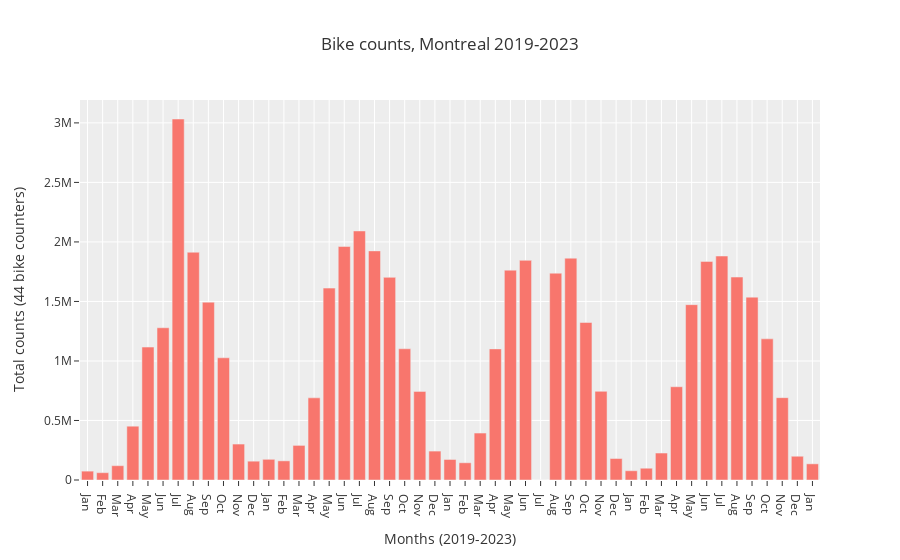

Notebook source saved alongside this figure:
### Code cell
# Bar plot of bike counts for each month between January 2019 and January 2023, inclusively 

fig1 = px.bar(df0, x=df0.index, y='Sum', title="Bike counts, Montreal 2019-2023", template='ggplot2')
fig1.update_xaxes(title_text='Months', tickvals=df0.index, ticktext=df0['Month'].tolist())
fig1.update_layout(xaxis_title="Months (2019-2023)", yaxis_title="Total counts (44 bike counters)")
fig1.show()
fig1.write_image('fig-barplot_bikes_per_year_2019-2023.png')

### Figure 1 — Plotly figure (JSON) as saved in the notebook; plotly's stock layout.template omitted (floating-point values rounded to 4 significant figures)
{"data": [{"alignmentgroup": "True", "hovertemplate": "index=%{x}<br>Sum=%{y}<extra></extra>", "legendgroup": "", "marker": {"color": "#F8766D", "pattern": {"shape": ""}}, "name": "", "offsetgroup": "", "orientation": "v", "showlegend": false, "textposition": "auto", "type": "bar", "x": [0, 1, 2, 3, 4, 5, 6, 7, 8, 9, 10, 11, 12, 13, 14, 15, 16, 17, 18, 19, 20, 21, 22, 23, 24, 25, 26, 27, 28, 29, 30, 31, 32, 33, 34, 35, 36, 37, 38, 39, 40, 41, 42, 43, 44, 45, 46, 47, 48], "xaxis": "x", "y": [74556, 61388, 120259, 451998, 1116698, 1278902, 3032760, 1913359, 1494151, 1026523, 301892, 158141, 173849, 160788, 290671, 690261, 1611964, 1961497, 2092364, 1924851, 1702479, 1102255, 744513, 242859, 172424, 144675, 394476, 1101430, 1762830, 1845308, 0, 1737436, 1863476, 1323118, 744853, 180465, 77769, 98877, 226614, 783321, 1473144, 1836241, 1881615, 1704796, 1536096, 1185755, 691778, 199537, 135825], "yaxis": "y"}], "layout": {"barmode": "relative", "legend": {"tracegroupgap": 0}, "title": {"text": "Bike counts, Montreal 2019-2023"}, "xaxis": {"anchor": "y", "domain": [0, 1], "ticktext": ["Jan", "Feb", "Mar", "Apr", "May", "Jun", "Jul", "Aug", "Sep", "Oct", "Nov", "Dec", "Jan", "Feb", "Mar", "Apr", "May", "Jun", "Jul", "Aug", "Sep", "Oct", "Nov", "Dec", "Jan", "Feb", "Mar", "Apr", "May", "Jun", "Jul", "Aug", "Sep", "Oct", "Nov", "Dec", "Jan", "Feb", "Mar", "Apr", "May", "Jun", "Jul", "Aug", "Sep", "Oct", "Nov", "Dec", "Jan"], "tickvals": [0, 1, 2, 3, 4, 5, 6, 7, 8, 9, 10, 11, 12, 13, 14, 15, 16, 17, 18, 19, 20, 21, 22, 23, 24, 25, 26, 27, 28, 29, 30, 31, 32, 33, 34, 35, 36, 37, 38, 39, 40, 41, 42, 43, 44, 45, 46, 47, 48], "title": {"text": "Months (2019-2023)"}}, "yaxis": {"anchor": "x", "domain": [0, 1], "title": {"text": "Total counts (44 bike counters)"}}}}
